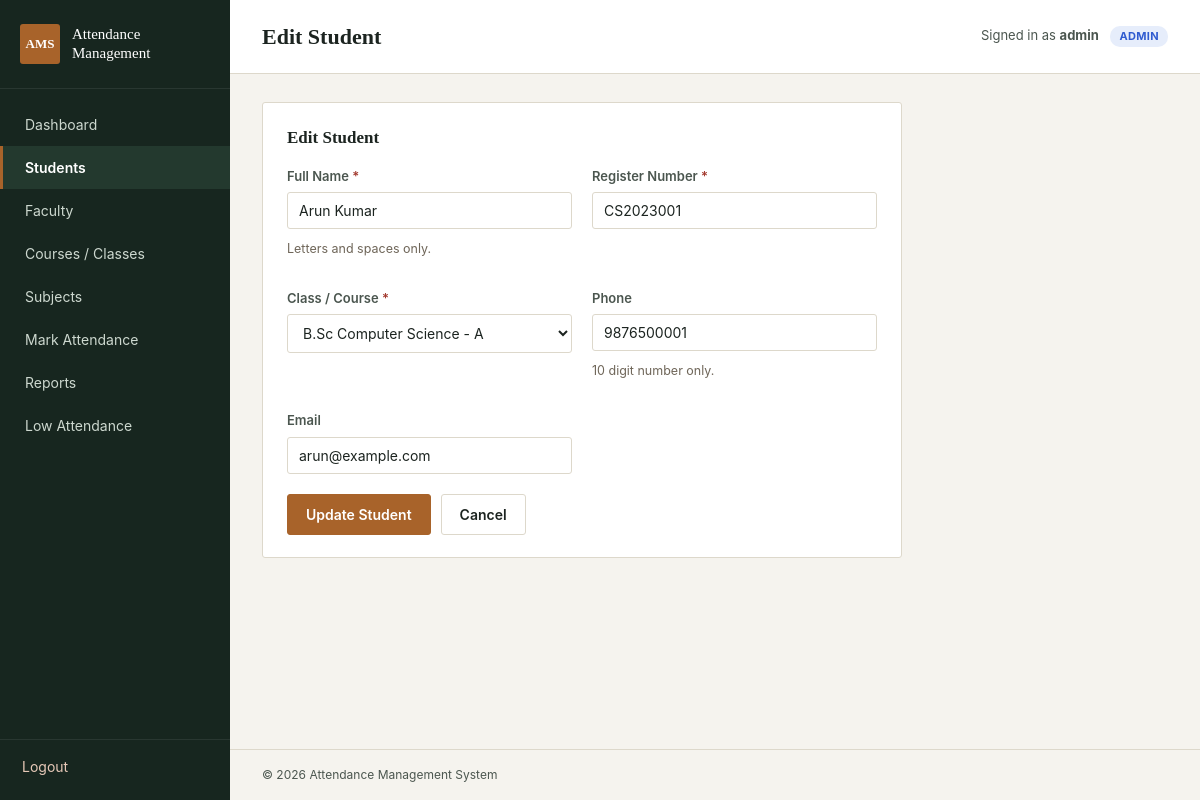
The page /students/edit.php?id=1 (signed in) on the database its author committed.
### tables this page shows
CREATE TABLE IF NOT EXISTS students (
    id INT AUTO_INCREMENT PRIMARY KEY,
    name VARCHAR(100) NOT NULL,
    register_no VARCHAR(50) NOT NULL UNIQUE,
    class_id INT NOT NULL,
    phone VARCHAR(20) DEFAULT NULL,
    email VARCHAR(100) DEFAULT NULL,
    FOREIGN KEY (class_id) REFERENCES courses(id) ON DELETE CASCADE
);

CREATE TABLE IF NOT EXISTS courses (
    id INT AUTO_INCREMENT PRIMARY KEY,
    course_name VARCHAR(100) NOT NULL,
    semester_year VARCHAR(50) NOT NULL,
    section VARCHAR(20) DEFAULT NULL
);

### students/edit.php (the view, shortened to what this page needs)
<?php
$root = '../';
require_once $root . 'config/db.php';
require_once $root . 'includes/auth.php';
require_once $root . 'includes/admin_only.php';
$id = (int)($_GET['id'] ?? 0);
$stmt = mysqli_prepare($conn, "SELECT * FROM students WHERE id = ?");
mysqli_stmt_bind_param($stmt, "i", $id);
mysqli_stmt_execute($stmt);
$student = mysqli_stmt_get_result($stmt)->fetch_assoc();
$form = $student;
$courses = mysqli_query($conn, "SELECT id, course_name, section FROM courses ORDER BY course_name");
require_once $root . 'includes/header.php';
?>
<div class="panel" style="max-width:640px;">
    <div class="panel-header">
        <h2>Edit Student</h2>
    </div>
    <form method="post" action="edit.php?id=<?php echo $id; ?>" novalidate>
        <div class="form-grid">
            <div class="form-group">
                <label for="name">Full Name <span class="required">*</span></label>
                <input type="text" id="name" name="name" required
                       pattern="[A-Za-z ]+" title="Letters and spaces only"
                       value="<?php echo htmlspecialchars($form['name']); ?>">
                <small class="field-hint">Letters and spaces only.</small>
            </div>
            <div class="form-group">
                <label for="register_no">Register Number <span class="required">*</span></label>
                <input type="text" id="register_no" name="register_no" required value="<?php echo htmlspecialchars($form['register_no']); ?>">
            </div>
            <div class="form-group">
                <label for="class_id">Class / Course <span class="required">*</span></label>
                <select id="class_id" name="class_id" required>
                    <?php while ($c = mysqli_fetch_assoc($courses)): ?>
                        <option value="<?php echo $c['id']; ?>" <?php echo ($form['class_id'] == $c['id']) ? 'selected' : ''; ?>>
                            <?php echo htmlspecialchars($c['course_name'] . ($c['section'] ? ' - ' . $c['section'] : '')); ?>
                        </option>
                    <?php endwhile; ?>
                </select>
            </div>
            <div class="form-group">
                <label for="phone">Phone</label>
                <input type="tel" id="phone" name="phone"
                       inputmode="numeric" pattern="[0-9]{10}" maxlength="10" title="10 digit number only"
                       value="<?php echo htmlspecialchars($form['phone']); ?>">
                <small class="field-hint">10 digit number only.</small>
            </div>
            <div class="form-group">
                <label for="email">Email</label>
                <input type="email" id="email" name="email" value="<?php echo htmlspecialchars($form['email']); ?>">
            </div>
        </div>
        <div class="form-actions">
            <button type="submit" class="btn">Update Student</button>
            <a href="list.php" class="btn btn-secondary">Cancel</a>
        </div>
    </form>
</div>
<?php require_once $root . 'includes/footer.php'; ?>

### css/style.css (style rules this page uses)
:root { --ink: #1c2420; --ink-soft: #4b564f; --paper: #f5f3ee; --panel: #ffffff; --line: #ddd8cb; --sidebar: #17261f; --sidebar-text: #cdd8cf; --sidebar-active: #23392e; --accent: #a8632a; --accent-dark: #824c1f; --present: #2f6b46; --present-bg: #e7f1ea; --absent: #9c3b2c; --absent-bg: #f6e6e2; --radius: 3px; --font-heading: 'Iowan Old Style', 'Palatino Linotype', Palatino, Georgia, serif; --font-body: -apple-system, 'Segoe UI', Roboto, Helvetica, Arial, sans-serif; }
* { box-sizing: border-box; }
html, body { margin: 0; padding: 0; background: var(--paper); color: var(--ink); font-family: var(--font-body); font-size: 15px; line-height: 1.5; }
h1, h2, h3, h4 { font-family: var(--font-heading); font-weight: 600; color: var(--ink); margin: 0 0 0.6em 0; }
a { color: var(--accent-dark); text-decoration: none; }
.panel { background: var(--panel); border: 1px solid var(--line); border-radius: var(--radius); padding: 22px 24px; margin-bottom: 24px; }
.panel-header { display: flex; justify-content: space-between; align-items: center; margin-bottom: 16px; }
.panel-header h2 { font-size: 17px; margin: 0; }
.form-grid { display: grid; grid-template-columns: repeat(auto-fit, minmax(220px, 1fr)); gap: 16px 20px; }
.form-group { display: flex; flex-direction: column; gap: 6px; margin-bottom: 14px; }
.form-group label { font-size: 13px; color: var(--ink-soft); font-weight: 600; }
input[type=text], input[type=password], input[type=date], input[type=email], input[type=tel], input[type=number], select, textarea { padding: 9px 11px; border: 1px solid var(--line); border-radius: var(--radius); background: var(--panel); font-family: var(--font-body); font-size: 14px; color: var(--ink); }
.form-actions { margin-top: 6px; display: flex; gap: 10px; }
.btn { display: inline-block; padding: 9px 18px; border-radius: var(--radius); border: 1px solid var(--accent); background: var(--accent); color: #fff; font-size: 14px; font-weight: 600; cursor: pointer; font-family: var(--font-body); }
.btn-secondary { background: transparent; color: var(--ink); border-color: var(--line); }
.required { color: #a33a2f }
.field-hint { display: block; margin-top: 5px; font-size: 12.5px; color: #6f6659 }

### students/edit.php (style rules this page uses)
.required { color:#a33a2f }
.field-hint { display:block;margin-top:5px;font-size:12.5px;color:#6f6659 }

### rows shown on the page
students: name "Arun Kumar", register_no "CS2023001", class_id "B.Sc Computer Science - A", phone "9876500001", email "arun@example.com"

### other values the page prints
$page_title "Edit Student"
$_SESSION['user_name'] "admin"
